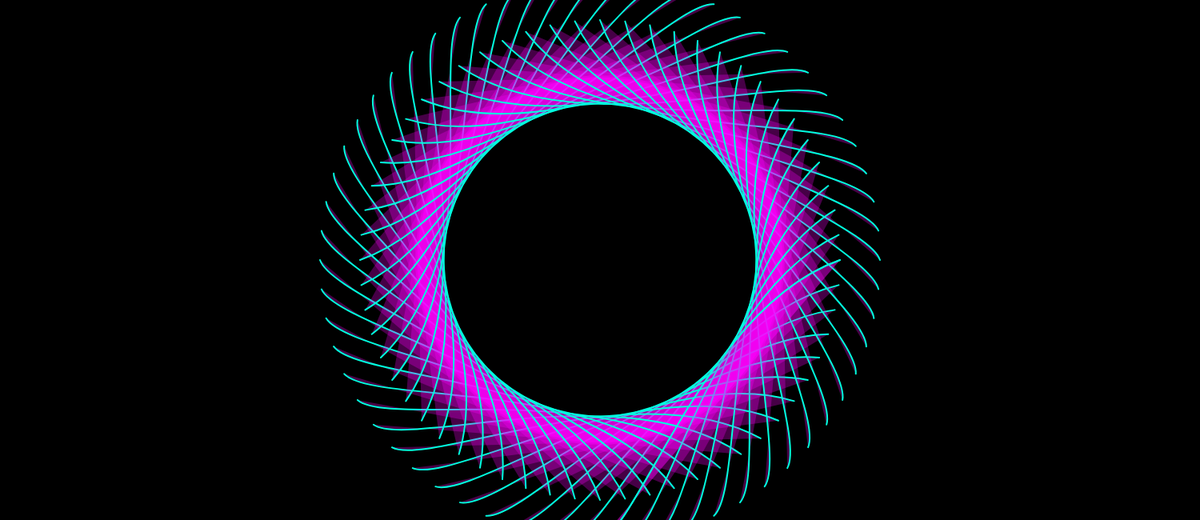
Frame 1 (no input)
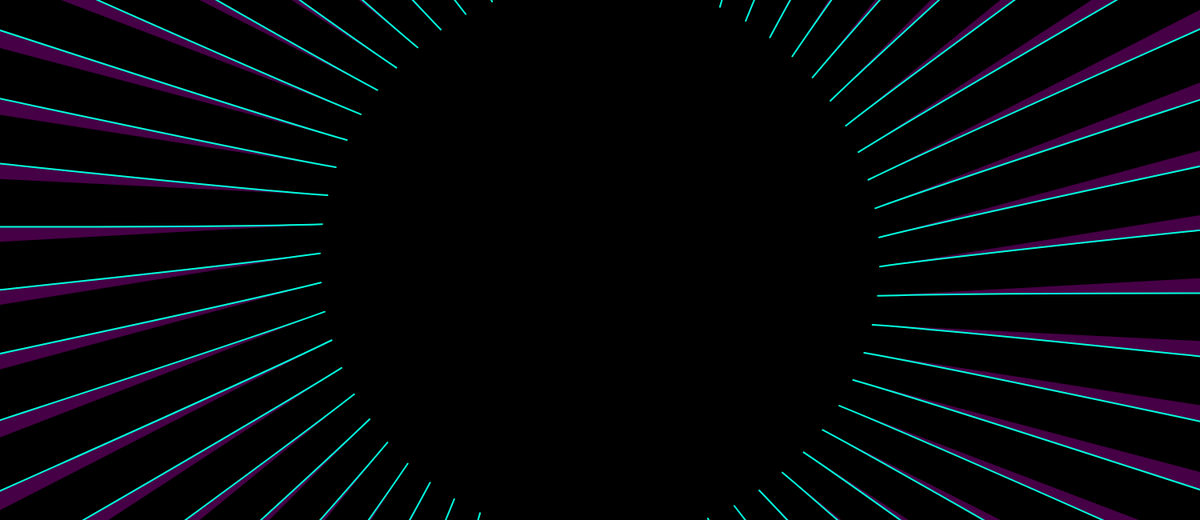
Frame 60 (no input)
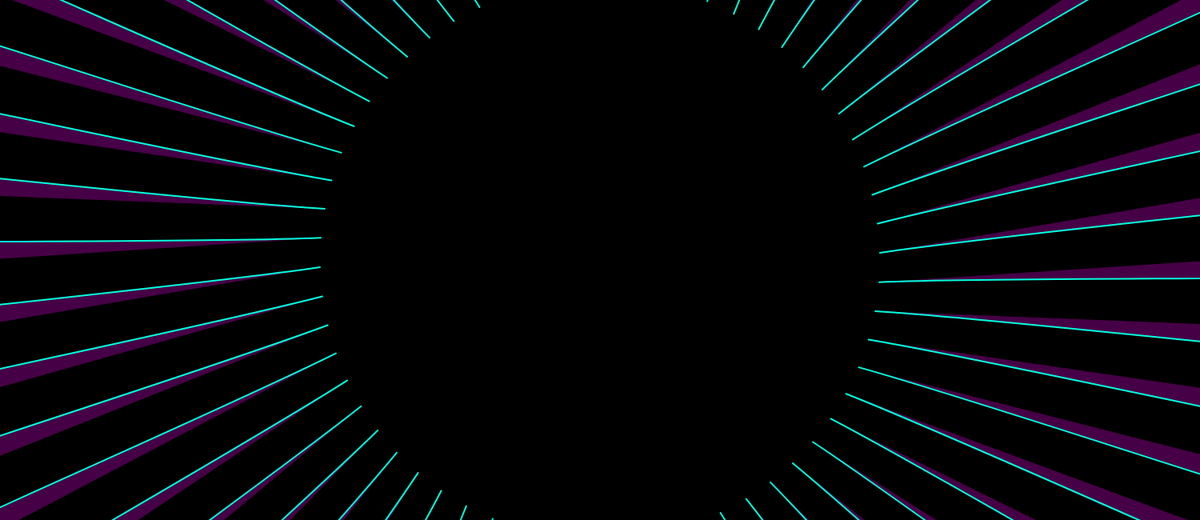
Frame 120 (the mouse pressed at the canvas centre since frame 60)

The p5.js sketch that drew these frames (run headless with seeded random() and noise() and a simulated clock; from frame 60 on, the mouse is pressed at the canvas centre):

// p5.js sketch
// ── sketch.js
let pos;
let pos2;
let inc;
let inc2;

function setup() {
  createCanvas(1500, 650);
  angleMode(DEGREES);
  frameRate(20)

  pos = 0.0;
  inc = 4.0;

  pos2 = 0.0;
  inc2 = 5.0;
}

function draw() {
  background(0);

  let mySinVal = sin(pos);
  let mySinVal2 = sin(pos2);
  let amplified = mySinVal * 10;
  let amplified2 = mySinVal2 * 250;

  for (let x = 0; x <= 360; x += 6) {
    push(); // Save the current transformation matrix
    translate(width / 2, height / 2); // Translate to the center of the canvas
    rotate(x); // Rotate by x degrees

strokeWeight(2);
    stroke(0, 255, 222);
    fill(255, 0, 255, 70);
    curve(1000, -amplified2 * 10, 300, -amplified2 * 10, amplified, 350, amplified, 100); // Draw the rotated curve
    pop(); // Restore the original transformation matrix
  }
 

  pos += inc;
  pos2 += inc2;
}
